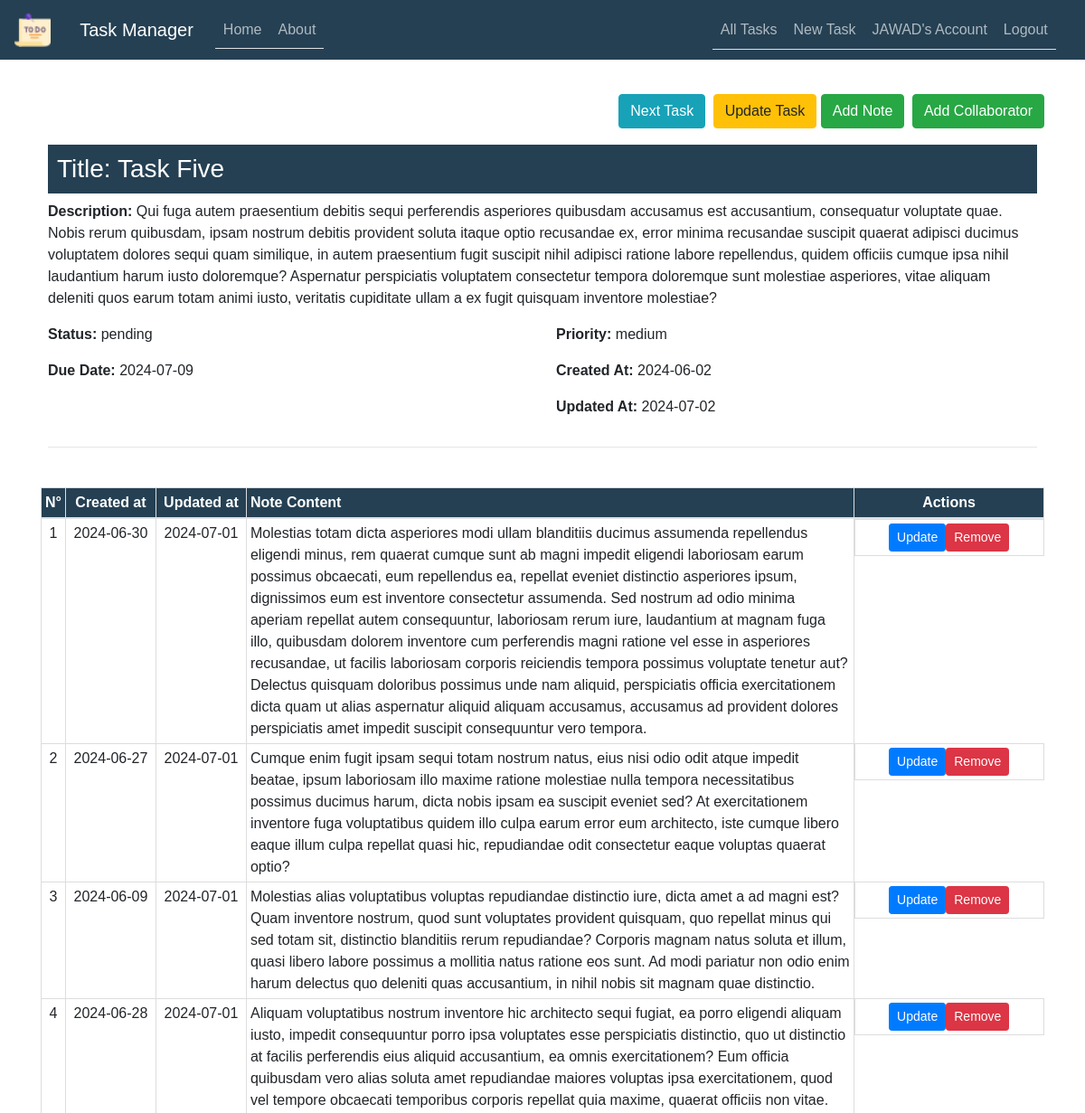
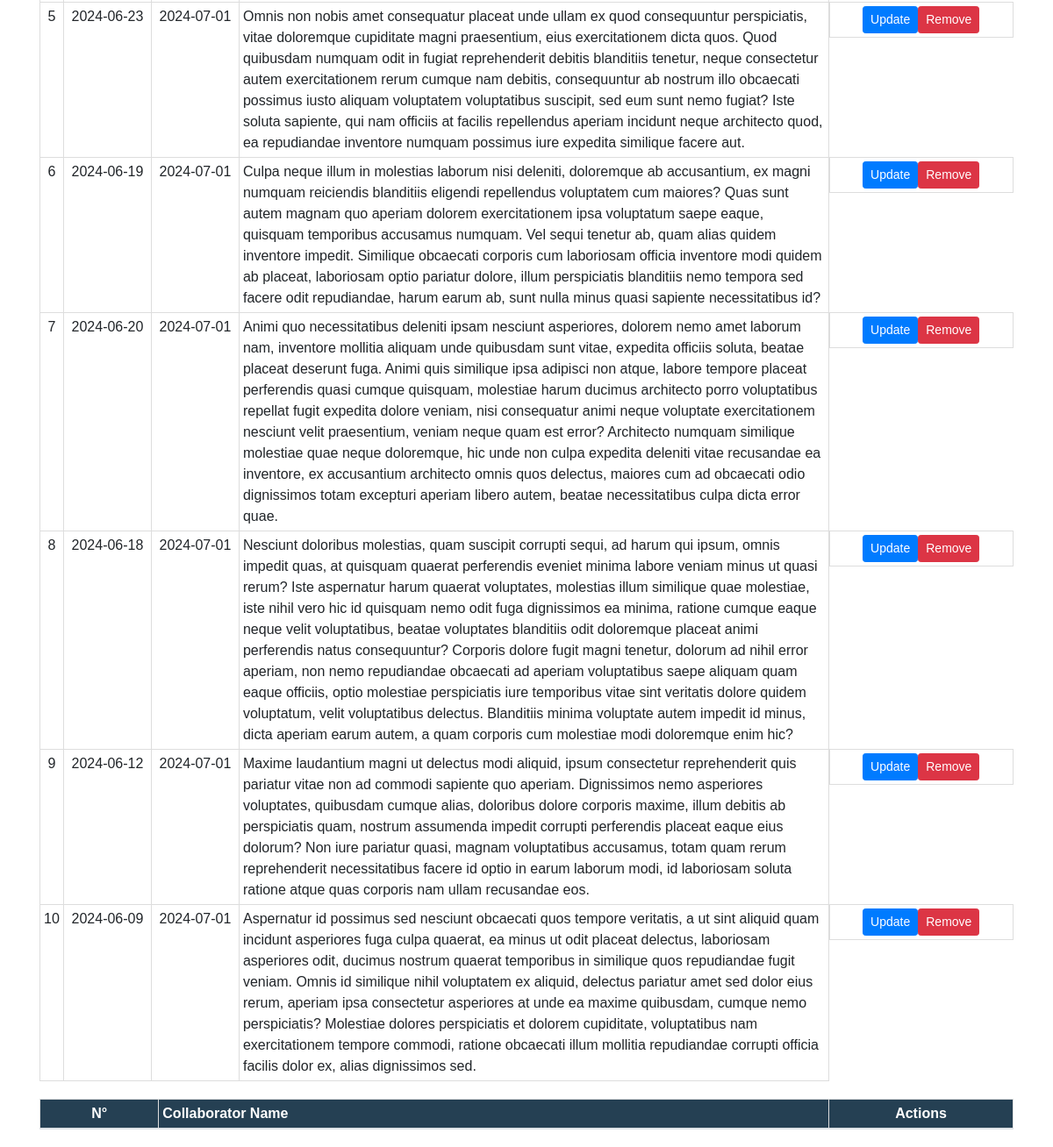
The page /task/18 (signed in) on the database as committed earlier (2 pictures, top to bottom).
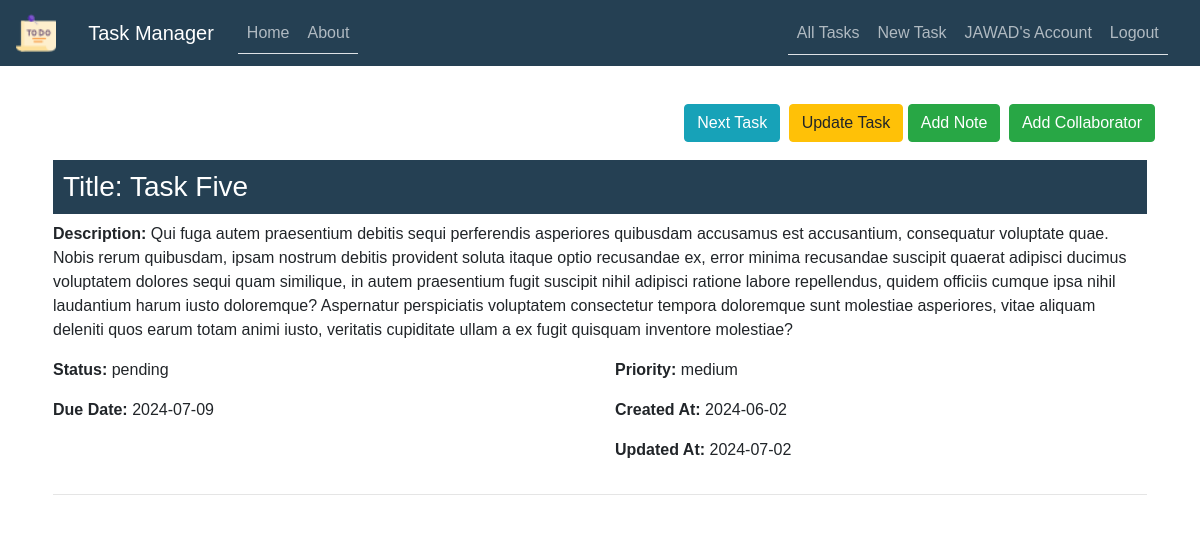
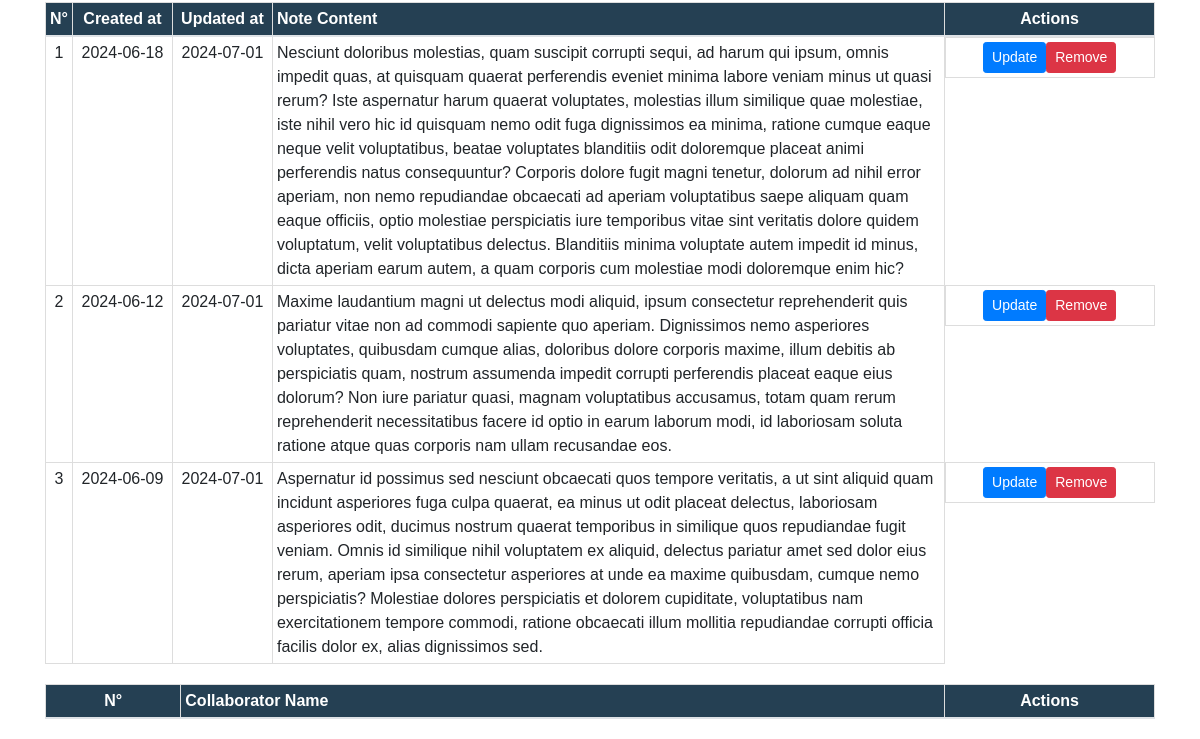
The same page on the database as committed later (2 pictures, top to bottom).
### TaskManager/models.py (models this page shows, shortened)
class User(db.Model, UserMixin):
    id = db.Column(db.Integer, primary_key=True)
    username = db.Column(db.String(50), unique=True, nullable=False)
    email = db.Column(db.String(100), unique=True, nullable=False)
    password = db.Column(db.String(255), nullable=False)
    date_joined = db.Column(db.DateTime, default=datetime.now)
    last_login = db.Column(db.DateTime, default=datetime.now)
    tasks = db.relationship('Task', backref='user', lazy=True)
    task_collaborators = db.relationship('TaskCollaborator', backref='user', lazy=True)

class Task(db.Model):
    id = db.Column(db.Integer, primary_key=True)
    user_id = db.Column(db.Integer, db.ForeignKey('user.id'), nullable=False)
    title = db.Column(db.String(255), nullable=False)
    description = db.Column(db.Text)
    status = db.Column(db.Enum('in progress', 'completed', 'pending'), default='in progress')
    priority = db.Column(db.Enum('low', 'medium', 'high'), default='medium')
    due_date = db.Column(db.DateTime, default=datetime.utcnow)
    created_at = db.Column(db.DateTime, default=datetime.utcnow)
    updated_at = db.Column(db.DateTime, default=datetime.utcnow, onupdate=datetime.utcnow)
    notes = db.relationship(
        'Note', backref='task', lazy=True, cascade='all, delete-orphan')
    task_collaborators = db.relationship(
        'TaskCollaborator', backref='task', lazy=True, cascade='all, delete-orphan')

class Note(db.Model):
    id = db.Column(db.Integer, primary_key=True)
    task_id = db.Column(db.Integer, db.ForeignKey('task.id'), nullable=False)
    content = db.Column(db.Text, nullable=False)
    created_at = db.Column(db.DateTime, default=datetime.utcnow)
    updated_at = db.Column(db.DateTime, default=datetime.utcnow, onupdate=datetime.utcnow)

### TaskManager/routes.py (the view)
@app.route("/task/<int:task_id>")
def task(task_id):
    if not current_user.is_authenticated:
        flash('You need to be logged in to access this page.', 'warning')
        return redirect(url_for('login'))
    task = Task.query.get_or_404(task_id)
    previous_task = Task.query.filter(
        Task.id < task_id, Task.user_id == current_user.id).order_by(Task.id.desc()).first()
    next_task = Task.query.filter(
        Task.id > task_id, Task.user_id == current_user.id).order_by(Task.id.asc()).first()
    return render_template('task.html',
                           title=task.title,
                           task=task,
                           previous_task=previous_task,
                           next_task=next_task)

### TaskManager/models.py (called while the page is built)
@login_manager.user_loader
def load_user(user_id):
    return User.query.get(int(user_id))

### TaskManager/templates/task.html (shortened to what this page needs)
{% extends "layout.html" %}
{% import 'macros_note.html' as macros %}
{% block content %}
<div class="float-right mt-4">
    {% if next_task %}
    <a href="{{ url_for('task', task_id=next_task.id) }}" class="btn btn-info btn-2g mr-1">
         Next Task
    </a>
    {% endif %}
    <a href="{{ url_for('update_task', task_id=task.id) }}" class="btn btn-warning btn-2g">Update Task</a>
    <a href="{{ url_for('new_note', task_id=task.id) }}" class="btn btn-success btn-2g mr-1">
         Add Note
    </a>
    <a href="{{ url_for('new_collaborator', task_id=task.id) }}" class="btn btn-success btn-2g">
         Add Collaborator
    </a>
</div>
<br>
<br>
<div class="content-section mt-4">
    <h3 style="background-color: #254053; color: #ffffff; padding: 10px;">Title: {{ task.title }}</h3>
    <div class="row">
        <div class="col-md-12">
            <p><strong>Description:</strong> {{ task.description }}</p>
        </div>
    </div>
    <div class="row">
        <div class="col-md-6">
            <p><strong>Status:</strong> {{ task.status }}</p>
        </div>
        <div class="col-md-6">
            <p><strong>Priority:</strong> {{ task.priority }}</p>
        </div>
    </div>
    <div class="row">
        <div class="col-md-6">
            <p><strong>Due Date:</strong> {{ task.due_date.strftime('%Y-%m-%d') }}</p>
        </div>
        <div class="col-md-6">
            <p><strong>Created At:</strong> {{ task.created_at.strftime('%Y-%m-%d') }}</p>
        </div>
    </div>
    <div class="row">
        <div class="col-md-6">
        </div>
        <div class="col-md-6">
            <p><strong>Updated At:</strong> {{ task.updated_at.strftime('%Y-%m-%d') }}</p>
        </div>
    </div>
    <hr>
</div>
<table class="table">
    <thead>
        <tr>
            <th scope="col" class="text-center">N°</th>
            <th scope="col" class="text-center">Created at</th>
            <th scope="col" class="text-center">Updated at</th>
            <th scope="col">Note Content</th>
            <th scope="col" class="text-center actions-column">Actions</th>
        </tr>
    </thead>
    <tbody>
        {% for note in task.notes %}
        <tr>
            <td class="text-center">{{ loop.index }}</td>
            <td class="text-center" style="width:100px;">{{ note.created_at.strftime('%Y-%m-%d') }}</td>
            <td class="text-center" style="width:100px;">{{ note.updated_at.strftime('%Y-%m-%d') }}</td>
            <td>{{ note.content }}</td>
            <td class="text-center d-flex  justify-content-center">
                <a href="{{ url_for('update_note', note_id=note.id) }}" class="btn btn-primary btn-sm">Update</a>
                <button type="button" class="btn btn-danger btn-sm" data-toggle="modal" data-target="#deleteModal{{ note.id }}">
                    Remove
                </button>
            </td>
        </tr>
        {% endfor %}
    </tbody>
</table>
<table class="table">
    <thead>
        <tr>
            <th scope="col" class="text-center">N°</th>
            <th scope="col">Collaborator Name</th>
            <th scope="col" class="text-center actions-column">Actions</th>
        </tr>
    </thead>
</table>
{% endblock content %}

### TaskManager/templates/layout.html (shortened to what this page needs)
<!DOCTYPE html>
<html>
<head>
    <link rel="stylesheet" href="https://maxcdn.bootstrapcdn.com/bootstrap/4.0.0/css/bootstrap.min.css">
    <link rel="stylesheet" type="text/css" href="{{ url_for('static', filename='main.css') }}">
</head>
<body>
    <header class="site-header">
      <nav class="navbar navbar-expand-md navbar-dark bg-steel fixed-top">
        <a class="navbar-brand" href="#">
          <img src="{{ url_for('static', filename='tache3.png') }}" alt="Logo" style="width:40px;">
        </a>
        <div class="container">
          <a class="navbar-brand mr-4" href="/">Task Manager</a>
          <div class="collapse navbar-collapse" id="navbarToggle">
            <div class="nav nav-tabs mr-auto navbar-nav">
              <a class="nav-item nav-link" href="{{ url_for('home') }}">Home</a>
              <a class="nav-item nav-link" href="{{ url_for('about') }}">About</a>
            </div>
            <div class="nav nav-tabs">
              <div class="navbar-nav">
                {% if current_user.is_authenticated %}
                  <a class="nav-link" href="{{ url_for('all_tasks') }}"> All Tasks </a>
                  <a class="nav-link" href="{{ url_for('new_task') }}">New Task</a>
                  <a class="nav-link" href="{{ url_for('account') }}">{{ current_user.username }}'s Account</a>
                  <a class="nav-link" href="{{ url_for('logout') }}">Logout</a>
                {% else %}
                  <a class="nav-item nav-link" href="{{ url_for('login') }}">Login</a>
                  <a class="nav-item nav-link" href="{{ url_for('register') }}">Register</a>
                {% endif %}
              </div>
            </div>
          </div>
        </div>
      </nav>
    </header>
    <main role="main" class="container">
      <div class="row">
        <div class="col-md-12">
          {% block content %}{% endblock %}
        </div>
      </div>
    </main>
  </body>
</html>

### TaskManager/static/main.css (style rules this page uses)
body { width: 100%; height: 100vh; font-family: Arial, sans-serif; background-image: url('my-main.jpg'); background-position: center; background-size: cover; position: relative; margin-top: 5rem; }
h1, h2, h3, h4, h5, h6 { color: #030303; }
.bg-steel { background-color: #254053; color: #ffffff; }
.table { width: 100%; margin: 20px 0; border-collapse:collapse; }
.table th, .table td { border: 1px solid #dddddd; padding: 4px; text-align: left; }
.table th { background-color: #254053; color: #ffffff; }
.table td { background: #ffffffe5; }
.container { width: 95%; max-width: 1400px; margin: 0 auto; }
.content-section { background: #ffffffe5; padding: 8px; border-radius: 2px; margin-top: 20px; }
.site-header .navbar-nav .nav-link { color: #fdfeffa4; }
.actions-column { width:210px; }

Rows that differ between the two databases and show on the page:
removed Note: created_at "2024-06-30", updated_at "2024-07-01", content "Molestias totam dicta asperiores modi ullam blanditiis ducimus assumenda repellendus eligendi minus, rem quaerat cumque sunt ab magni impedit eligendi laboriosam earum possimus obcaecati, eum repellendus ea, repellat eveniet distinctio asperiores ipsum, dignissimos eum est inventore consectetur assumenda. Sed nostrum ad odio minima aperiam repellat autem consequuntur, laboriosam rerum iure, laudantium at magnam fuga illo, quibusdam dolorem inventore cum perferendis magni ratione vel esse in asperiores recusandae, ut facilis laboriosam corporis reiciendis tempora possimus voluptate tenetur aut? Delectus quisquam doloribus possimus unde nam aliquid, perspiciatis officia exercitationem dicta…"
removed Note: created_at "2024-06-27", updated_at "2024-07-01", content "Cumque enim fugit ipsam sequi totam nostrum natus, eius nisi odio odit atque impedit beatae, ipsum laboriosam illo maxime ratione molestiae nulla tempora necessitatibus possimus ducimus harum, dicta nobis ipsam ea suscipit eveniet sed? At exercitationem inventore fuga voluptatibus quidem illo culpa earum error eum architecto, iste cumque libero eaque illum culpa repellat quasi hic, repudiandae odit consectetur eaque voluptas quaerat optio?"
removed Note: created_at "2024-06-09", updated_at "2024-07-01", content "Molestias alias voluptatibus voluptas repudiandae distinctio iure, dicta amet a ad magni est? Quam inventore nostrum, quod sunt voluptates provident quisquam, quo repellat minus qui sed totam sit, distinctio blanditiis rerum repudiandae? Corporis magnam natus soluta et illum, quasi libero labore possimus a mollitia natus ratione eos sunt. Ad modi pariatur non odio enim harum delectus quo deleniti quas accusantium, in nihil nobis sit magnam quae distinctio."
removed Note: created_at "2024-06-28", updated_at "2024-07-01", content "Aliquam voluptatibus nostrum inventore hic architecto sequi fugiat, ea porro eligendi aliquam iusto, impedit consequuntur porro ipsa voluptates esse perspiciatis distinctio, quo ut distinctio at facilis perferendis eius aliquid accusantium, ea omnis exercitationem? Eum officia quibusdam vero alias soluta amet repudiandae maiores voluptas ipsa exercitationem, quod vel tempore obcaecati temporibus corporis repellat quia maxime, quaerat officiis non vitae."
removed Note: created_at "2024-06-23", updated_at "2024-07-01", content "Omnis non nobis amet consequatur placeat unde ullam ex quod consequuntur perspiciatis, vitae doloremque cupiditate magni praesentium, eius exercitationem dicta quos. Quod quibusdam numquam odit in fugiat reprehenderit debitis blanditiis tenetur, neque consectetur autem exercitationem rerum cumque nam debitis, consequuntur ab nostrum illo obcaecati possimus iusto aliquam voluptatem voluptatibus suscipit, sed eum sunt nemo fugiat? Iste soluta sapiente, qui nam officiis at facilis repellendus aperiam incidunt neque architecto quod, ea repudiandae inventore numquam possimus iure expedita similique facere aut."
removed Note: created_at "2024-06-19", updated_at "2024-07-01", content "Culpa neque illum in molestias laborum nisi deleniti, doloremque ab accusantium, ex magni numquam reiciendis blanditiis eligendi repellendus voluptatem cum maiores? Quas sunt autem magnam quo aperiam dolorem exercitationem ipsa voluptatum saepe eaque, quisquam temporibus accusamus numquam. Vel sequi tenetur ab, quam alias quidem inventore impedit. Similique obcaecati corporis cum laboriosam officia inventore modi quidem ab placeat, laboriosam optio pariatur dolore, illum perspiciatis blanditiis nemo tempora sed facere odit repudiandae, harum earum ab, sunt nulla minus quasi sapiente necessitatibus id?"
removed Note: created_at "2024-06-20", updated_at "2024-07-01", content "Animi quo necessitatibus deleniti ipsam nesciunt asperiores, dolorem nemo amet laborum nam, inventore mollitia aliquam unde quibusdam sunt vitae, expedita officiis soluta, beatae placeat deserunt fuga. Animi quis similique ipsa adipisci non atque, labore tempore placeat perferendis quasi cumque quisquam, molestiae harum ducimus architecto porro voluptatibus repellat fugit expedita dolore veniam, nisi consequatur animi neque voluptate exercitationem nesciunt velit praesentium, veniam neque quam est error? Architecto numquam similique molestiae quae neque doloremque, hic unde non culpa expedita deleniti vitae recusandae ea inventore, ex accusantium architecto omnis quos delectus, maiores cum…"
